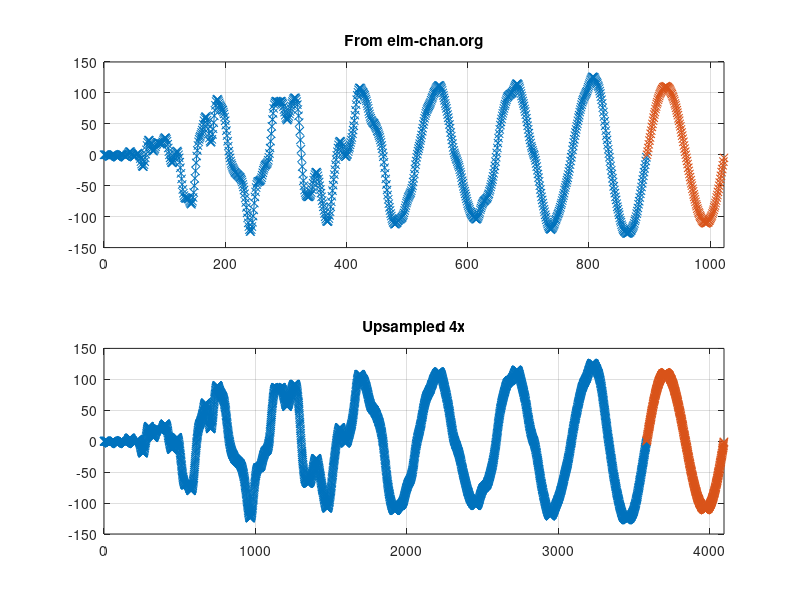

The MATLAB script that drew this image: (Note: this script raises an error after producing the figure.)
%% generate mif file for DDS waveform RO

% settings
wordwidth_c = 8; % ROM word width
fracwdith_c = 0; % fractional bits

% load source
load('LUTs.mat')

% addresses
atkaddr = [0:numel(AttackLUTVector)-1];
susaddr = numel(AttackLUTVector)+[0:numel(SustainLUTVector)-1];

% show waveform
figure(1)
subplot(2, 1, 1)
plot(atkaddr, AttackLUTVector, '-x', susaddr, SustainLUTVector, '-x')
grid on
xlim([0, susaddr(end)])
title('From elm-chan.org')

% upsample the waveform four-fold (includes resampling lowpass filter)
atk_up = round(resample(AttackLUTVector, 4, 1));
atkaddr_up = [0:4*numel(AttackLUTVector)-1];
sus_up = round(resample(SustainLUTVector, 4, 1));
susaddr_up = 4*numel(AttackLUTVector)+[0:4*numel(SustainLUTVector)-1];

% show upsampled waveform
subplot(2, 1, 2)
plot(atkaddr_up, atk_up, '-x', susaddr_up, sus_up, '-x')
grid on
xlim([0, susaddr_up(end)])
title('Upsampled 4x')

% print address ranges
fprintf('Address %d to %d is Attack Table\n', atkaddr_up(1), atkaddr_up(end));
fprintf('Address %d to %d is the Sustain Table\n', susaddr_up(1), susaddr_up(end));

% prepare output
romout = [atk_up, sus_up];
romsize = numel(atk_up)+numel(sus_up);
romin = 0:romsize-1;


%% Generate MIF file (use this)



datafile = fopen(sprintf('WaveTable_%d.mif', romsize),'w');

fprintf(datafile, 'DEPTH = %i;\n',romsize);
fprintf(datafile, 'WIDTH = %d;\n', wordwidth_c);
fprintf(datafile, 'ADDRESS_RADIX = HEX;\n');
fprintf(datafile, 'DATA_RADIX = BIN;\n');
fprintf(datafile, 'CONTENT\n');
fprintf(datafile, 'BEGIN\n');

%output to file
for i = 1:romsize
    b = fi(romout(i), 1, wordwidth_c, fracwdith_c);
    fprintf(datafile, '%s : %s ;\n', dec2hex(romin(i)), b.bin);
end

fprintf(datafile, 'END;\n');
fclose(datafile);